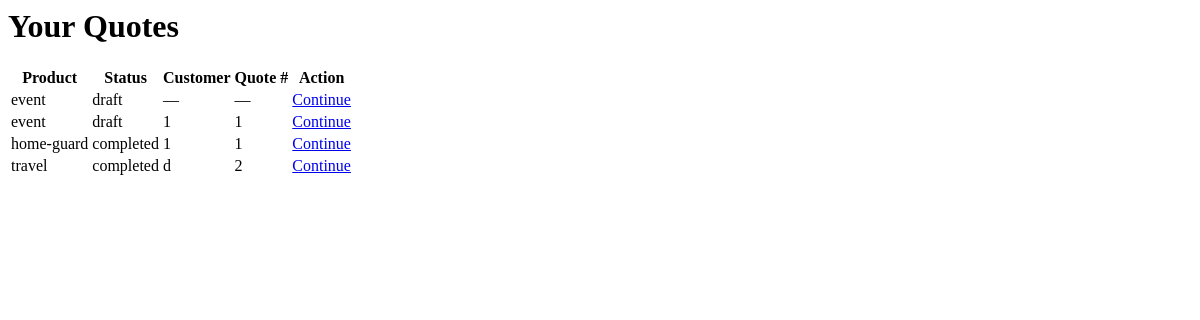
Before: /life_forms/quotes/ (signed in) with the older database file.
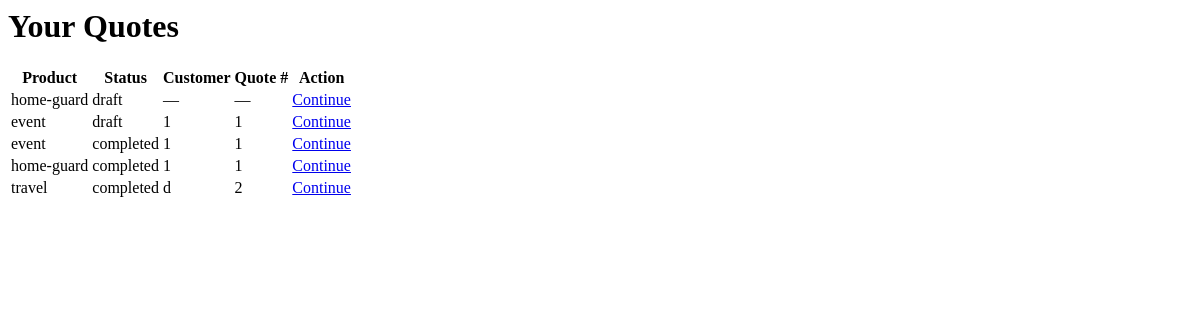
After: the same page with the newer database file.
### apps/life_forms/models.py (models this page shows)
class Test(models.Model):
    STATUS_CHOICES = (
        ("draft", "Draft"),
        ("completed", "Completed"),
    )
    user = models.ForeignKey(User, on_delete=models.CASCADE)
    customer = models.CharField(max_length=100, blank=True, null=True)
    product_type = models.CharField(max_length=50)
    quote_num = models.CharField(max_length=50, blank=True, null=True)
    customer_name = models.CharField(max_length=100, blank=True, null=True)
    details = models.JSONField(default=dict)
    current_step = models.CharField(max_length=50, default="details")
    status = models.CharField(max_length=20, choices=STATUS_CHOICES, default="draft")

### apps/life_forms/views.py (the view)
# urls.py: path("quotes/", QuoteListView.as_view(), name="quote_list"),
class QuoteListView(LoginRequiredMixin, ListView):
    model = Test
    template_name = "quote/list.html"
    context_object_name = "quotes"
    def get_queryset(self):
        return Test.objects.filter(user=self.request.user).order_by("-id")

### apps/life_forms/templates/quote/list.html
<div class="max-w-4xl mx-auto py-8 space-y-4">
  <h1 class="text-2xl font-semibold">Your Quotes</h1>
  <table class="min-w-full bg-white border">
    <thead class="bg-gray-100">
      <tr>
        <th class="px-3 py-2 text-left">Product</th>
        <th class="px-3 py-2 text-left">Status</th>
        <th class="px-3 py-2 text-left">Customer</th>
        <th class="px-3 py-2 text-left">Quote #</th>
        <th class="px-3 py-2 text-left">Action</th>
      </tr>
    </thead>
    <tbody>
      {% for quote in quotes %}
        <tr class="border-t">
          <td class="px-3 py-2">{{ quote.product_type }}</td>
          <td class="px-3 py-2">{{ quote.status }}</td>
          <td class="px-3 py-2">{{ quote.customer_name|default:"—" }}</td>
          <td class="px-3 py-2">{{ quote.quote_num|default:"—" }}</td>
          <td class="px-3 py-2">
            <a class="text-blue-600" href="{% url 'quote_step' product_type=quote.product_type step=quote.current_step %}?instance_id={{ quote.id }}">Continue</a>
          </td>
        </tr>
      {% empty %}
        <tr><td class="px-3 py-4" colspan="5">No quotes yet.</td></tr>
      {% endfor %}
    </tbody>
  </table>
</div>

Changed rows visible on the page:
added Test: product_type "home-guard", status "draft", customer_name "—", quote_num "—"
changed Test (number 2 of 5 on the later page): customer_name "—" → "1"; quote_num "—" → "1"
changed Test (number 3 of 5 on the later page): status "draft" → "completed"
